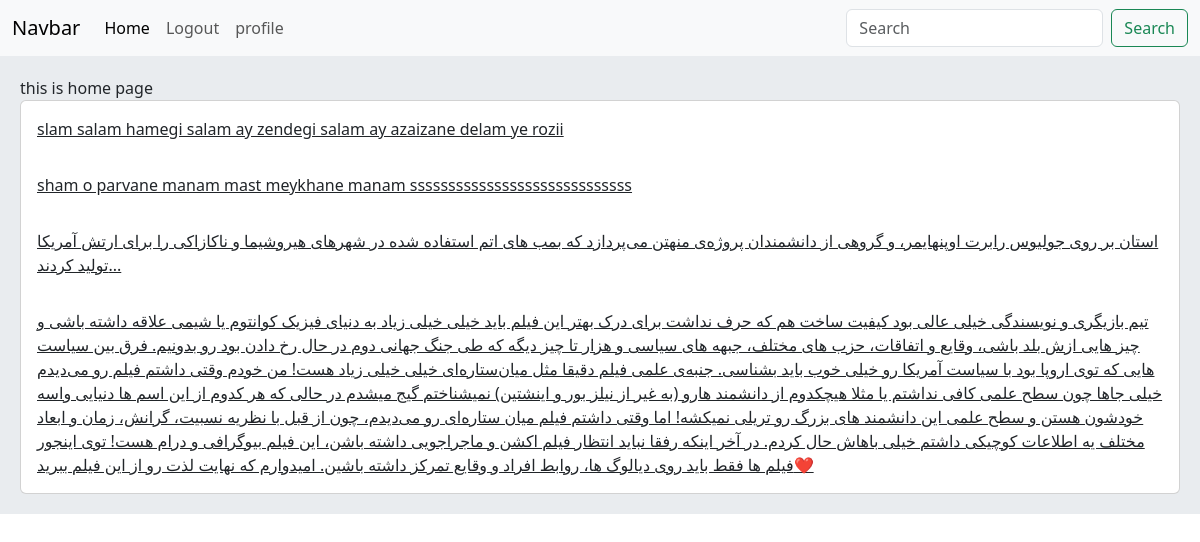
The app's page / (signed in) with its own data.
### Home/models.py (models this page shows, shortened)
class post(models.Model):
    user = models.ForeignKey(User, on_delete=models.CASCADE)
    body = models.TextField()
    slug = models.SlugField()
    created = models.DateTimeField(auto_now_add=True)
    updated = models.DateTimeField(auto_now=True)

### Home/views.py (the view)
# urls.py: path("", views.HomeView.as_view(), name='Home')
class HomeView(View):
    def get(self, request):
        posts = post.objects.all()
        return render(request, 'home/index.html', {"posts":posts})

### Home/templates/home/index.html
{% extends "base.html" %}
{% block content %}
    this is home page
    <div class="card">
        {% for post in posts %}
            <a href="" class="card-body">{{ post.body }}</a>
        {% endfor %}
    </div>
{% endblock %}

### records on screen
post: body "slam salam hamegi salam ay zendegi salam ay azaizane delam ye rozii"
post: body "sham o parvane manam mast meykhane manam sssssssssssssssssssssssssssss"
post: body "استان بر روی جولیوس رابرت اوپنهایمر، و گروهی از دانشمندان پروژه‌ی منهتن می‌پردازد که بمب‌ های اتم استفاده‌ شده در شهرهای هیروشیما و ناکازاکی را برای ارتش آمریکا تولید کردند..."
post: body "تیم بازیگری و نویسندگی خیلی عالی بود کیفیت ساخت هم که حرف نداشت برای درک بهتر این فیلم باید خیلی خیلی زیاد به دنیای فیزیک کوانتوم یا شیمی علاقه داشته باشی و چیز هایی ازش بلد باشی، وقایع و اتفاقات، حزب های مختلف، جبهه های سیاسی و هزار تا چیز دیگه که طی جنگ جهانی دوم در حال رخ دادن بود رو بدونیم. فرق بین سیاست هایی که توی اروپا بود با سیاست آمریکا رو خیلی خوب باید بشناسی. جنبه‌ی علمی فیلم دقیقا مثل میان‌ستاره‌ای خیلی خیلی زیاد هست! من خودم وقتی داشتم فیلم رو می‌دیدم خیلی جاها چون سطح علمی کافی نداشتم یا مثلا هیچکدوم از دانشمند هارو (به غیر از نیلز بور و اینشتین) نمیشناختم گیج میشدم در حالی که هر کدوم از این اسم ها دنیایی واسه خودشون هستن و سطح علمی این دانشمند های بزرگ رو تریلی نمیکشه! اما…"
